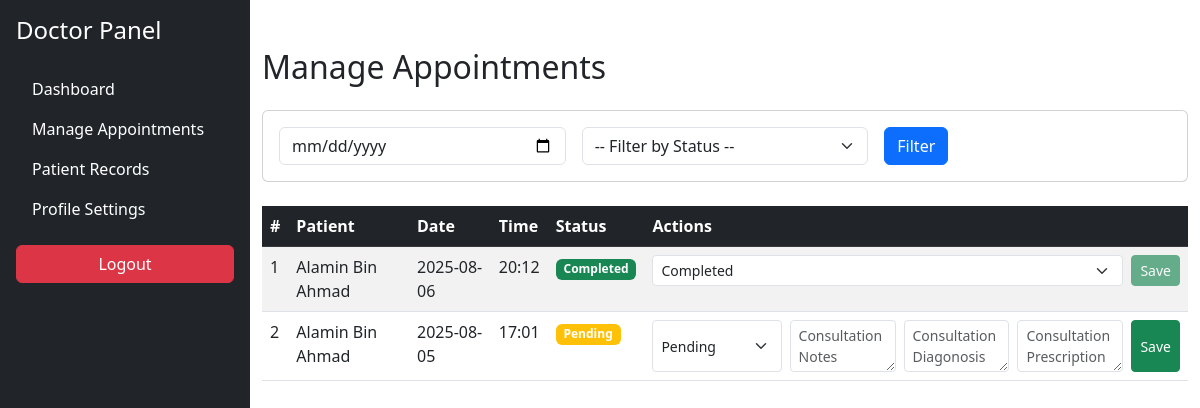
The app's page /doctor-appointment-management/ (signed in) with its own data.
### ODABSApp/models.py (models this page shows, shortened)
class Appointments(models.Model):
    patient = models.ForeignKey(PatientProfile, on_delete=models.CASCADE)
    date = models.CharField(max_length=20, blank=True)
    time = models.CharField(max_length=10, blank=True)
    message_or_reason = models.TextField(max_length=250, blank=True)
    doctor = models.ForeignKey(DoctorProfile, on_delete=models.CASCADE)
    status = models.CharField(default='Pending')

class PatientProfile(models.Model):
    patient = models.ForeignKey(User, on_delete=models.CASCADE)
    email = models.EmailField(blank=True, max_length=200)
    phone_number = models.CharField(blank=True, max_length=20)
    profile_img = models.ImageField(upload_to='patient/', blank=True)

### ODABSApp/views.py (the view, shortened to what this page needs)
# urls.py: path('doctor-appointment-management/', views.doctor_appointment_management, name="doctor-appointment-management"),
@login_required(login_url='/')
def doctor_appointment_management(request):
    current_doctor = DoctorProfile.objects.get(doctor=request.user)
    appointments = Appointments.objects.filter(doctor=current_doctor).order_by('-date')
    context = {
        'appointments': appointments
    }
    return render(request, 'doctor/manage-appointments.html', context)

### templates/doctor/manage-appointments.html (shortened to what this page needs)
{% extends "doctor/d-base.html" %}
{% block content %}
<div class="container mt-5">
    <h2 class="mb-4">Manage Appointments</h2>
    <div class="card mb-4">
        <div class="card-body">
            <form class="row g-3" method="get" action="/search-appointments/">
                <div class="col-md-4">
                    <input type="date" class="form-control" name="date" value="{{ request.GET.date }}">
                </div>
                <div class="col-md-4">
                    <select name="status" class="form-select">
                        <option value="">-- Filter by Status --</option>
                    </select>
                </div>
                <div class="col-md-4">
                    <button class="btn btn-primary" type="submit">Filter</button>
                </div>
            </form>
        </div>
    </div>
    {% if appointments %}
    <div class="table-responsive">
        <table class="table table-striped">
            <thead class="table-dark">
                <tr>
                    <th>#</th>
                    <th>Patient</th>
                    <th>Date</th>
                    <th>Time</th>
                    <th>Status</th>
                    <th>Actions</th>
                </tr>
            </thead>
            <tbody>
                {% for appt in appointments %}
                <tr>
                    <td>{{ forloop.counter }}</td>
                    <td>{{ appt.patient.patient.first_name }}</td>
                    <td>{{ appt.date }}</td>
                    <td>{{ appt.time }}</td>
                    <td>
                        <span class="badge {% if appt.status == 'Pending' %}bg-warning{% elif appt.status == 'Completed' %}bg-success{% else %}bg-danger{% endif %}">
                            {{ appt.status }}
                        </span>
                    </td>
                    <td>
                        <form method="post" class="d-flex gap-2" id="appointment">
                            <select name="status" class="form-select form-select-sm">
                                <option value="Pending" {% if appt.status == 'Pending' %}selected{% endif %}>Pending</option>
                                <option value="Completed" {% if appt.status == 'Completed' %}selected{% endif %}>Completed</option>
                            </select>
                            {% if appt.status == 'Pending' %}
                            <textarea name="note" id="" class="form-control form-control-sm" placeholder="Consultation Notes"></textarea>
                            <textarea name="diagonosis" id="" class="form-control form-control-sm" placeholder="Consultation Diagonosis"></textarea>
                            <textarea name="prescription" id="" class="form-control form-control-sm" placeholder="Consultation Prescription"></textarea>
                            <button class="btn btn-success btn-sm" type="submit">Save</button>
                            {% else %}
                            <button class="btn btn-success btn-sm" disabled type="submit">Save</button>
                            {% endif %}
                        </form>
                    </td>
                </tr>
                {% endfor %}
            </tbody>
        </table>
    </div>
    {% else %}
        <p>No appointments found.</p>
    {% endif %}
</div>
{% endblock %}

### records on screen
Appointments: patient.patient.first_name "Alamin Bin Ahmad", date "2025-08-06", time "20:12", status "Completed", shows "Save"
Appointments: patient.patient.first_name "Alamin Bin Ahmad", date "2025-08-05", time "17:01", status "Pending"
